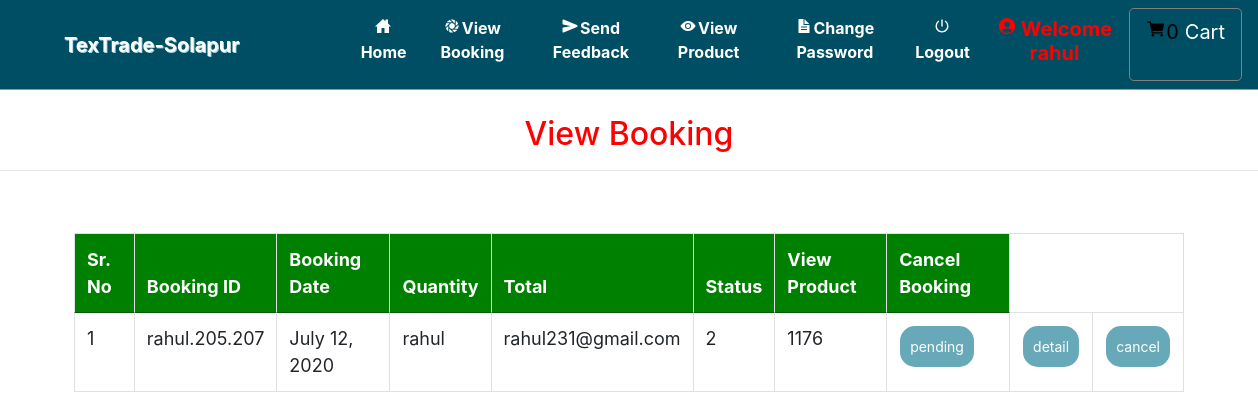
/view_orders_vendor (signed in), run on an earlier commit of the app's database.
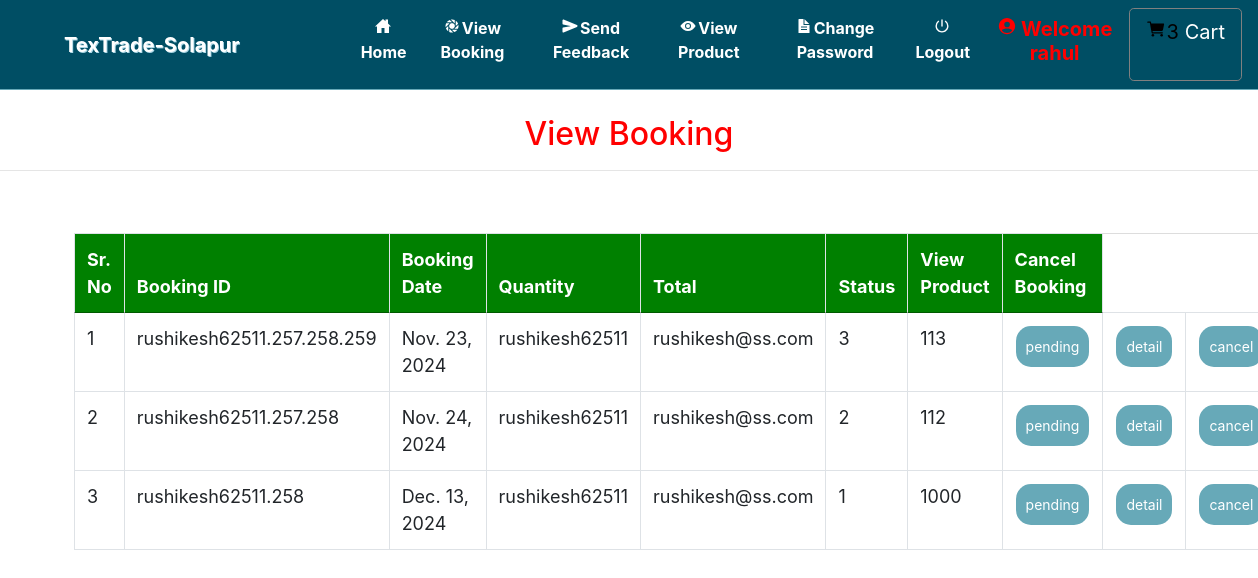
And on a later commit of the database.
### grocery/models.py (models this page shows, shortened)
class Booking(models.Model):
    status = models.ForeignKey(Status, on_delete=models.CASCADE, null=True)
    profile = models.ForeignKey(Profile, on_delete=models.CASCADE, null=True)
    booking_id = models.CharField(max_length=200, unique=True, null=True)
    quantity = models.IntegerField(null=True)
    book_date = models.CharField(max_length=30, null=True)
    total = models.IntegerField(null=True)

class Profile(models.Model):
    id = models.AutoField(primary_key=True)
    user = models.ForeignKey(User, on_delete=models.CASCADE, null=True)
    dob = models.DateField(null=True)
    city = models.CharField(max_length=30, null=True)
    address = models.CharField(max_length=50, null=True)
    contact = models.CharField(max_length=10, null=True)
    image = models.FileField(upload_to='images/', null=True)

class Status(models.Model):
    name = models.CharField(max_length=20, null=True)

### grocery/views.py (the view)
# urls.py: path('view_orders_vendor',view_orders_vendor,name="view_orders_vendor"),
def view_orders_vendor(request):
    if not request.user.is_authenticated:
        return redirect('login')
    cart = Cart.objects.all()
    book = Booking.objects.all()
    num1=0
    for i in cart:
        num1 += 1
    d = {'book': book,'num1':num1}
    return render(request,"view_orders_vendor.html",d)

### grocery/templates/view_orders_vendor.html (shortened to what this page needs)
{% extends 'navigation.html' %}
{% block body %}
<center><h2 style="color:red;margin-top:2%">View Booking</h2></center><hr>
 <div class="container">
<table class="table table-bordered" id="myTable">
  <thead>
  <tr>
    <th>Sr. No</th>
    <th>Booking ID</th>
    <th>Booking Date</th>
      <th>Quantity</th>
      <th>Total</th>
      <th>Status</th>
    <th>View Product</th>
    <th>Cancel Booking</th>
  </tr>
  </thead>
   <tbody>
    {% for i in book %}
    <tr>
        <td>{{forloop.counter}}</td>
      <td>{{i.booking_id}}</td>
      <td>{{i.book_date}}</td>
      <td>{{i.profile.user.username}}</td>
      <td>{{i.profile.user.email}}</td>
        <td>{{i.quantity}}</td>
        <td>{{i.total}}</td>
       <td><a href="{% url 'Edit_status' i.booking_id i.id %}"><button class="button button1">{{i.status.name}}</button></a></td>
        <td><a href="{% url 'vendor_view_booking_detail' i.booking_id i.id i.profile.user.id  %}"><button class="button button1">detail</button></a></td>
        <td><a href="{% url 'delete_admin_booking' i.booking_id i.id %}" onclick="return confirm('Are you sure?')"><button class="button button1" id="#delete">cancel</button></a></td>
    </tr>
     {% endfor %}
    </tbody>
</table>
 </div>
{% endblock %}

What changed in the data, as far as the page shows it:
removed Booking: booking_id "rahul.205.207", book_date "July 12, 2020", profile.user.username "rahul", profile.user.email "rahul231@gmail.com", quantity "2", total "1176", status.name "pending"
added Booking: booking_id "rushikesh62511.257.258.259", book_date "Nov. 23, 2024", profile.user.username "rushikesh62511", profile.user.email "rushikesh@ss.com", quantity "3", total "113", status.name "pending"
added Booking: booking_id "rushikesh62511.257.258", book_date "Nov. 24, 2024", profile.user.username "rushikesh62511", profile.user.email "rushikesh@ss.com", quantity "2", total "112", status.name "pending"
added Booking: booking_id "rushikesh62511.258", book_date "Dec. 13, 2024", profile.user.username "rushikesh62511", profile.user.email "rushikesh@ss.com", quantity "1", total "1000", status.name "pending"
Also different on the page:
{{ num1 }}: "0" → "3"
